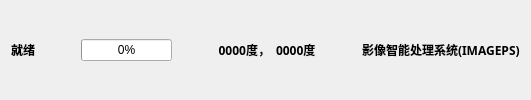
      <widget class="QWidget" name="layoutWidget">
       <layout class="QHBoxLayout" name="horizontalLayout_3" stretch="3,0,0">
        <item>
         <layout class="QHBoxLayout" name="horizontalLayout_2" stretch="1,3,1,0,0,0">
          <item>
           <widget class="QLabel" name="label">
            <property name="font">
             <font>
              <family>Source Han Sans SC Medium</family>
              <pointsize>9</pointsize>
              <weight>63</weight>
              <italic>false</italic>
              <bold>true</bold>
             </font>
            </property>
            <property name="text">
             <string>就绪</string>
            </property>
           </widget>
          </item>
          <item>
           <spacer name="horizontalSpacer">
            <property name="orientation">
             <enum>Qt::Horizontal</enum>
            </property>
            <property name="sizeHint" stdset="0">
             <size>
              <width>40</width>
              <height>20</height>
             </size>
            </property>
           </spacer>
          </item>
          <item>
           <widget class="QProgressBar" name="progressBar">
            <property name="enabled">
             <bool>true</bool>
            </property>
            <property name="value">
             <number>0</number>
            </property>
            <property name="alignment">
             <set>Qt::AlignRight|Qt::AlignTrailing|Qt::AlignVCenter</set>
            </property>
            <property name="textVisible">
             <bool>true</bool>
            </property>
            <property name="invertedAppearance">
             <bool>false</bool>
            </property>
           </widget>
          </item>
          <item>
           <spacer name="horizontalSpacer_3">
            <property name="orientation">
             <enum>Qt::Horizontal</enum>
            </property>
            <property name="sizeHint" stdset="0">
             <size>
              <width>40</width>
              <height>20</height>
             </size>
            </property>
           </spacer>
          </item>
          <item>
           <widget class="QLabel" name="label_2">
            <property name="font">
             <font>
              <family>Source Han Sans SC Medium</family>
              <pointsize>9</pointsize>
              <weight>63</weight>
              <italic>false</italic>
              <bold>true</bold>
             </font>
            </property>
            <property name="layoutDirection">
             <enum>Qt::LeftToRight</enum>
            </property>
            <property name="text">
             <string>0000度，</string>
            </property>
            <property name="alignment">
             <set>Qt::AlignRight|Qt::AlignTrailing|Qt::AlignVCenter</set>
            </property>
           </widget>
          </item>
          <item>
           <widget class="QLabel" name="label_4">
            <property name="font">
             <font>
              <family>Source Han Sans SC Medium</family>
              <pointsize>9</pointsize>
              <weight>63</weight>
              <italic>false</italic>
              <bold>true</bold>
             </font>
            </property>
            <property name="text">
             <string>0000度</string>
            </property>
           </widget>
          </item>
         </layout>
        </item>
        <item>
         <spacer name="horizontalSpacer_2">
          <property name="orientation">
           <enum>Qt::Horizontal</enum>
          </property>
          <property name="sizeHint" stdset="0">
           <size>
            <width>40</width>
            <height>20</height>
           </size>
          </property>
         </spacer>
        </item>
        <item>
         <widget class="QLabel" name="label_3">
          <property name="font">
           <font>
            <family>Source Han Sans SC Medium</family>
            <pointsize>9</pointsize>
            <weight>63</weight>
            <italic>false</italic>
            <bold>true</bold>
           </font>
          </property>
          <property name="text">
           <string>影像智能处理系统(IMAGEPS)</string>
          </property>
         </widget>
        </item>
       </layout>
      </widget>
